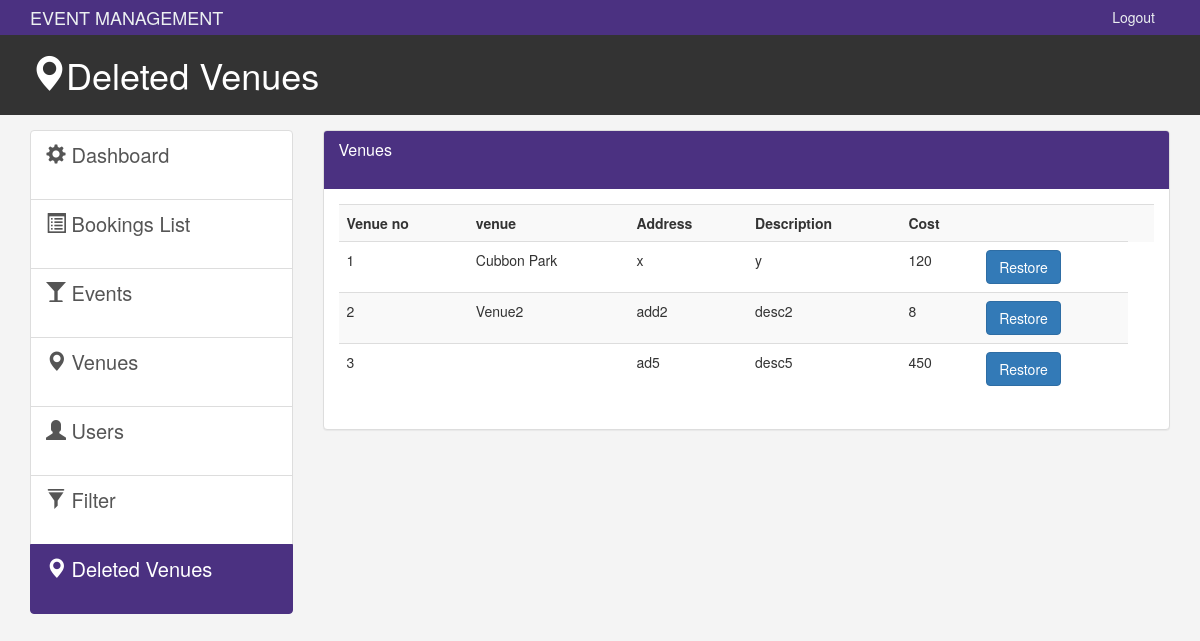
The page /admin/venue_logs.php on the database its author committed.
### tables this page shows
CREATE TABLE `venue_logs` (
  `id` int(2) NOT NULL,
  `venue_id` int(2) NOT NULL,
  `name` varchar(20) NOT NULL,
  `address` varchar(30) NOT NULL,
  `description` varchar(20) NOT NULL,
  `rate` int(5) NOT NULL
);

### admin/venue_logs.php (the view, shortened to what this page needs)
<!DOCTYPE html>
<html lang="en">
  <head>
    <link href="css/bootstrap.min.css?v=<?php echo time(); ?>" rel="stylesheet">
    <link href="css/style.css?v=<?php echo time(); ?>" rel="stylesheet">
  </head>
  <body>
    <nav class="navbar navbar-default">
      <div class="container">
        <div class="navbar-header">
          <a class="navbar-brand" href="#">EVENT MANAGEMENT</a>
        </div>
        <div id="navbar" class="collapse navbar-collapse">
          <ul class="nav navbar-nav navbar-right">
            <li><a href="../login.php">Logout</a></li>
          </ul>
        </div>
      </div>
    </nav>
    <header id="header">
      <div class="container">
        <div class="row">
          <div class="col-md-10">
            <h1><span class="glyphicon glyphicon-map-marker" aria-hidden="true"></span>Deleted Venues</h1>
            </div>
        </div>
      </div>
    </header>
    <section id="main">
      <div class="container">
        <div class="row">
          <div class="col-md-3">
            <div class="list-group">
              <a href="index.php" class="list-group-item ">
                <span class="glyphicon glyphicon-cog" aria-hidden="true"></span> Dashboard
              </a>
              <a href="bookings_list.php" class="list-group-item"><span class="glyphicon glyphicon-list-alt" aria-hidden="true"></span> Bookings List </a>
              <a href="events.php" class="list-group-item"><span class="glyphicon glyphicon-glass" aria-hidden="true"></span> Events </a>
              <a href="venues.php" class="list-group-item"><span class="glyphicon glyphicon-map-marker" aria-hidden="true"></span> Venues </a>
              <a href="users.php" class="list-group-item"><span class="glyphicon glyphicon-user" aria-hidden="true"></span> Users </a>
              <a href="filter.php" class="list-group-item"><span class="glyphicon glyphicon-filter" aria-hidden="true"></span> Filter </a>
              <a href="venue_logs.php" class="list-group-item active main-color-bg"><span class="glyphicon glyphicon-map-marker" aria-hidden="true"></span> Deleted Venues </a>
            </div>
          </div>
          <div class="col-md-9">
            <div class="panel panel-default">
              <div class="panel-heading main-color-bg">
                <h3 class="panel-title">Venues</h3><br>
              </div>
              <div class="panel-body">
                <table class="table table-striped table-hover">
                      <tr>
                        <th>Venue no</th>
                        <th>venue</th>
                        <th>Address</th>
                        <th>Description</th>
                        <th>Cost</th>
                        <th><th>
                      </tr>
                      <?php  include('../connection.php'); ?>
                      <?php
                       $sql="SELECT * from `venue_logs`;";
                       $res = mysqli_query ($data, $sql);
                       $i=1;
                       while($row = mysqli_fetch_array($res)){
                        echo "<tr>";
                        echo "<td>"; echo $i++; echo"</td>";
                        echo "<td>"; echo $row["name"]; echo" </td>";
                        echo "<td>"; echo $row["address"]; echo" </td>";
                        echo "<td>"; echo $row["description"]; echo" </td>";
                        echo "<td>"; echo $row["rate"]; echo" </td>";
                        $id =  $row["id"];
                        echo "<td>"; echo "<a class='btn btn-primary' href='delete_logs.php?id= $id'>Restore</a>"; echo" </td>";
                        echo "</tr>";
                       }
                      ?>
                    </table>
              </div>
              </div>
          </div>
        </div>
      </div>
    </section>
  </body>
</html>

### admin/css/style.css (style rules this page uses)
body { background:#f4f4f4; }
.navbar { min-height: 33px !important; margin-bottom:0; border-radius:0; }
.navbar-nav > li > a, .navbar-brand { padding-top:6px !important; padding-bottom:0 !important; height: 33px; }
.navbar-default { background-color: #4b3181; border-color: #4b3181; }
.navbar-default .navbar-brand { color: #ecf0f1; }
.navbar-default .navbar-nav > li > a { color: #ecf0f1; }
.navbar-default .navbar-collapse, .navbar-default .navbar-form { border-color: #ecf0f1; }
.main-color-bg { background-color: #4b3181 !important; border-color: #4b3181 !important; color:#ffffff !important; }
#header { background:#333333; color:#ffffff; padding-bottom: 10px; margin-bottom: 15px; }
.list-group { height: 400px !important; }
a.list-group-item { font-size: 20px !important; }
.list-group-item { height: 70px !important; }

### rows shown on the page
venue_logs: name "Cubbon Park", address "x", description "y", rate "120"
venue_logs: name "Venue2", address "add2", description "desc2", rate "8"
venue_logs: address "ad5", description "desc5", rate "450"
